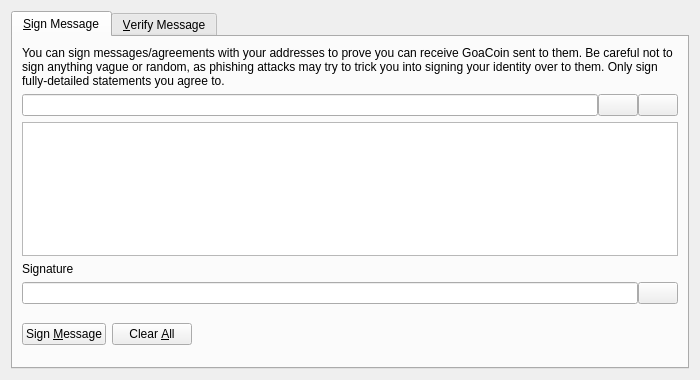
<?xml version="1.0" encoding="UTF-8"?>
<ui version="4.0">
 <class>SignVerifyMessageDialog</class>
 <widget class="QDialog" name="SignVerifyMessageDialog">
  <property name="geometry">
   <rect>
    <x>0</x>
    <y>0</y>
    <width>700</width>
    <height>380</height>
   </rect>
  </property>
  <property name="windowTitle">
   <string>Signatures - Sign / Verify a Message</string>
  </property>
  <property name="modal">
   <bool>true</bool>
  </property>
  <layout class="QVBoxLayout" name="verticalLayout">
   <item>
    <widget class="QTabWidget" name="tabWidget">
     <property name="currentIndex">
      <number>0</number>
     </property>
     <widget class="QWidget" name="tabSignMessage">
      <attribute name="title">
       <string>&amp;Sign Message</string>
      </attribute>
      <layout class="QVBoxLayout" name="verticalLayout_SM">
       <item>
        <widget class="QLabel" name="infoLabel_SM">
         <property name="text">
          <string>You can sign messages/agreements with your addresses to prove you can receive GoaCoin sent to them. Be careful not to sign anything vague or random, as phishing attacks may try to trick you into signing your identity over to them. Only sign fully-detailed statements you agree to.</string>
         </property>
         <property name="textFormat">
          <enum>Qt::PlainText</enum>
         </property>
         <property name="wordWrap">
          <bool>true</bool>
         </property>
        </widget>
       </item>
       <item>
        <layout class="QHBoxLayout" name="horizontalLayout_1_SM">
         <property name="spacing">
          <number>0</number>
         </property>
         <item>
          <widget class="QValidatedLineEdit" name="addressIn_SM">
           <property name="toolTip">
            <string>The GoaCoin address to sign the message with</string>
           </property>
          </widget>
         </item>
         <item>
          <widget class="QPushButton" name="addressBookButton_SM">
           <property name="toolTip">
            <string>Choose previously used address</string>
           </property>
           <property name="text">
            <string/>
           </property>
           <property name="shortcut">
            <string>Alt+A</string>
           </property>
           <property name="autoDefault">
            <bool>false</bool>
           </property>
          </widget>
         </item>
         <item>
          <widget class="QPushButton" name="pasteButton_SM">
           <property name="toolTip">
            <string>Paste address from clipboard</string>
           </property>
           <property name="text">
            <string/>
           </property>
           <property name="shortcut">
            <string>Alt+P</string>
           </property>
           <property name="autoDefault">
            <bool>false</bool>
           </property>
          </widget>
         </item>
        </layout>
       </item>
       <item>
        <widget class="QPlainTextEdit" name="messageIn_SM">
         <property name="toolTip">
          <string>Enter the message you want to sign here</string>
         </property>
        </widget>
       </item>
       <item>
        <widget class="QLabel" name="signatureLabel_SM">
         <property name="text">
          <string>Signature</string>
         </property>
         <property name="textFormat">
          <enum>Qt::PlainText</enum>
         </property>
        </widget>
       </item>
       <item>
        <layout class="QHBoxLayout" name="horizontalLayout_2_SM">
         <property name="spacing">
          <number>0</number>
         </property>
         <item>
          <widget class="QLineEdit" name="signatureOut_SM">
           <property name="font">
            <font>
             <italic>true</italic>
            </font>
           </property>
           <property name="readOnly">
            <bool>true</bool>
           </property>
          </widget>
         </item>
         <item>
          <widget class="QPushButton" name="copySignatureButton_SM">
           <property name="toolTip">
            <string>Copy the current signature to the system clipboard</string>
           </property>
           <property name="text">
            <string/>
           </property>
           <property name="autoDefault">
            <bool>false</bool>
           </property>
          </widget>
         </item>
        </layout>
       </item>
       <item>
        <layout class="QHBoxLayout" name="horizontalLayout_3_SM">
         <item>
          <widget class="QPushButton" name="signMessageButton_SM">
           <property name="toolTip">
            <string>Sign the message to prove you own this GoaCoin address</string>
           </property>
           <property name="text">
            <string>Sign &amp;Message</string>
           </property>
           <property name="autoDefault">
            <bool>false</bool>
           </property>
          </widget>
         </item>
         <item>
          <widget class="QPushButton" name="clearButton_SM">
           <property name="toolTip">
            <string>Reset all sign message fields</string>
           </property>
           <property name="text">
            <string>Clear &amp;All</string>
           </property>
           <property name="autoDefault">
            <bool>false</bool>
           </property>
          </widget>
         </item>
         <item>
          <spacer name="horizontalSpacer_1_SM">
           <property name="orientation">
            <enum>Qt::Horizontal</enum>
           </property>
           <property name="sizeHint" stdset="0">
            <size>
             <width>40</width>
             <height>48</height>
            </size>
           </property>
          </spacer>
         </item>
         <item>
          <widget class="QLabel" name="statusLabel_SM">
           <property name="font">
            <font>
             <weight>75</weight>
             <bold>true</bold>
            </font>
           </property>
           <property name="text">
            <string/>
           </property>
           <property name="wordWrap">
            <bool>true</bool>
           </property>
          </widget>
         </item>
         <item>
          <spacer name="horizontalSpacer_2_SM">
           <property name="orientation">
            <enum>Qt::Horizontal</enum>
           </property>
           <property name="sizeHint" stdset="0">
            <size>
             <width>40</width>
             <height>48</height>
            </size>
           </property>
          </spacer>
         </item>
        </layout>
       </item>
      </layout>
     </widget>
     <widget class="QWidget" name="tabVerifyMessage">
      <attribute name="title">
       <string>&amp;Verify Message</string>
      </attribute>
      <layout class="QVBoxLayout" name="verticalLayout_VM">
       <item>
        <widget class="QLabel" name="infoLabel_VM">
         <property name="text">
          <string>Enter the receiver's address, message (ensure you copy line breaks, spaces, tabs, etc. exactly) and signature below to verify the message. Be careful not to read more into the signature than what is in the signed message itself, to avoid being tricked by a man-in-the-middle attack. Note that this only proves the signing party receives with the address, it cannot prove sendership of any transaction!</string>
         </property>
         <property name="textFormat">
          <enum>Qt::PlainText</enum>
         </property>
         <property name="alignment">
          <set>Qt::AlignLeading|Qt::AlignLeft|Qt::AlignTop</set>
         </property>
         <property name="wordWrap">
          <bool>true</bool>
         </property>
        </widget>
       </item>
       <item>
        <layout class="QHBoxLayout" name="horizontalLayout_1_VM">
         <property name="spacing">
          <number>0</number>
         </property>
         <item>
          <widget class="QValidatedLineEdit" name="addressIn_VM">
           <property name="toolTip">
            <string>The GoaCoin address the message was signed with</string>
           </property>
          </widget>
         </item>
         <item>
          <widget class="QPushButton" name="addressBookButton_VM">
           <property name="toolTip">
            <string>Choose previously used address</string>
           </property>
           <property name="text">
            <string/>
           </property>
           <property name="shortcut">
            <string>Alt+A</string>
           </property>
           <property name="autoDefault">
            <bool>false</bool>
           </property>
          </widget>
         </item>
        </layout>
       </item>
       <item>
        <widget class="QPlainTextEdit" name="messageIn_VM"/>
       </item>
       <item>
        <widget class="QValidatedLineEdit" name="signatureIn_VM"/>
       </item>
       <item>
        <layout class="QHBoxLayout" name="horizontalLayout_2_VM">
         <item>
          <widget class="QPushButton" name="verifyMessageButton_VM">
           <property name="toolTip">
            <string>Verify the message to ensure it was signed with the specified GoaCoin address</string>
           </property>
           <property name="text">
            <string>Verify &amp;Message</string>
           </property>
           <property name="autoDefault">
            <bool>false</bool>
           </property>
          </widget>
         </item>
         <item>
          <widget class="QPushButton" name="clearButton_VM">
           <property name="toolTip">
            <string>Reset all verify message fields</string>
           </property>
           <property name="text">
            <string>Clear &amp;All</string>
           </property>
           <property name="autoDefault">
            <bool>false</bool>
           </property>
          </widget>
         </item>
         <item>
          <spacer name="horizontalSpacer_1_VM">
           <property name="orientation">
            <enum>Qt::Horizontal</enum>
           </property>
           <property name="sizeHint" stdset="0">
            <size>
             <width>40</width>
             <height>48</height>
            </size>
           </property>
          </spacer>
         </item>
         <item>
          <widget class="QLabel" name="statusLabel_VM">
           <property name="font">
            <font>
             <weight>75</weight>
             <bold>true</bold>
            </font>
           </property>
           <property name="text">
            <string/>
           </property>
           <property name="wordWrap">
            <bool>true</bool>
           </property>
          </widget>
         </item>
         <item>
          <spacer name="horizontalSpacer_2_VM">
           <property name="orientation">
            <enum>Qt::Horizontal</enum>
           </property>
           <property name="sizeHint" stdset="0">
            <size>
             <width>40</width>
             <height>48</height>
            </size>
           </property>
          </spacer>
         </item>
        </layout>
       </item>
      </layout>
     </widget>
    </widget>
   </item>
  </layout>
 </widget>
 <customwidgets>
  <customwidget>
   <class>QValidatedLineEdit</class>
   <extends>QLineEdit</extends>
   <header>qvalidatedlineedit.h</header>
  </customwidget>
 </customwidgets>
 <resources>
  <include location="../goacoin.qrc"/>
 </resources>
 <connections/>
</ui>
